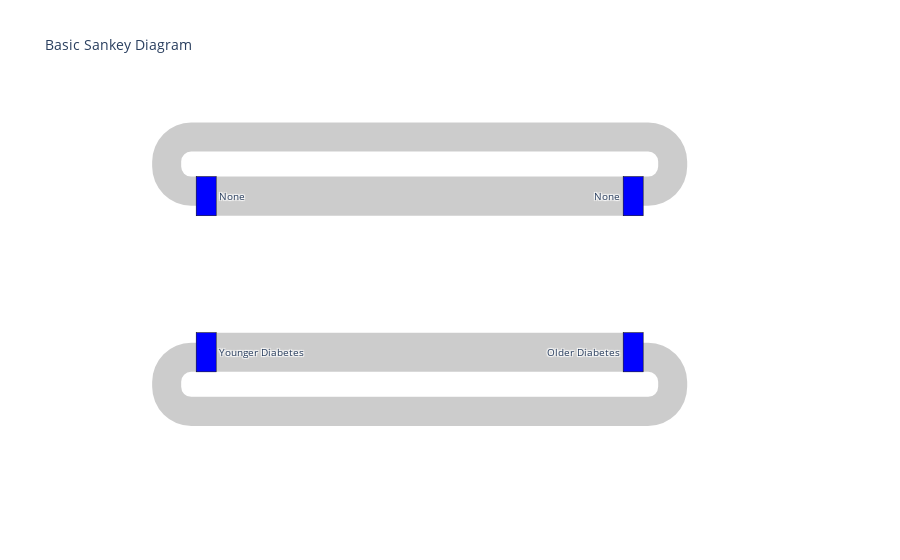

Notebook source saved alongside this figure:
### Code cell
fig = go.Figure(data=[go.Sankey(
    node = dict(
      pad = 15,
      thickness = 20,
      line = dict(color = "black", width = 0.5),
      label = ["Younger Diabetes", "Older Diabetes", "None", "None"],
      color = "blue"
    ),
    link = dict(
      source = [0, 1, 2, 3],
      target = [1, 0, 3 ,2],
      value = [len(older_agreed_testcases), len(older_disagreed_testcases), len(younger_agreed_testcases), len(younger_disagreed_testcases)]
  ))])

fig.update_layout(title_text="Basic Sankey Diagram", font_size=10)
fig.show()

### Figure 1 — Plotly figure (JSON) as saved in the notebook; plotly's stock layout.template omitted (floating-point values rounded to 4 significant figures)
{"data": [{"link": {"source": [0, 1, 2, 3], "target": [1, 0, 3, 2], "value": [58, 43, 58, 43]}, "node": {"color": "blue", "label": ["Younger Diabetes", "Older Diabetes", "None", "None"], "line": {"color": "black", "width": 0.5}, "pad": 15, "thickness": 20}, "type": "sankey"}], "layout": {"font": {"size": 10}, "title": {"text": "Basic Sankey Diagram"}}}
